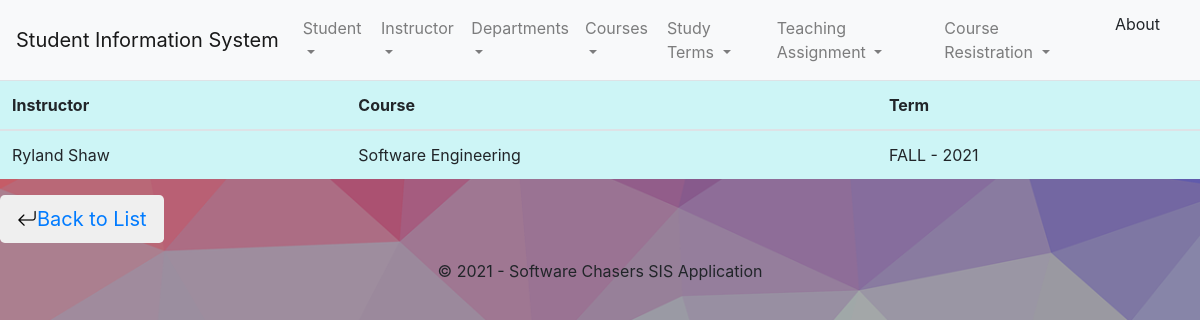
Screenshot of /teachingassignments/details/1 with the database file from the repository.
### sisapp/models.py (models this page shows, shortened)
class TeachingAssignments(models.Model):
    instructor_id = models.ForeignKey(Instructor, on_delete=models.CASCADE)
    course_id = models.ForeignKey(Course, on_delete=models.CASCADE)
    term_id = models.ForeignKey(StudyTerm, on_delete=models.CASCADE)

class Instructor(models.Model):
    instructor_first_name = models.CharField(max_length=32)
    instructor_last_name = models.CharField(max_length=32)
    instructor_email = models.EmailField()
    instructor_dept_id = models.ForeignKey(Department, on_delete=models.CASCADE)
    def __str__(self):
        return self.instructor_first_name + " " + self.instructor_last_name

class Course(models.Model):
    id = models.AutoField(primary_key=True)
    course_id = models.CharField(max_length=16)
    course_name = models.CharField(max_length=32)
    course_dept_id = models.ForeignKey(Department, on_delete=models.CASCADE)
    def __str__(self):
        return self.course_name

class StudyTerm(models.Model):
    seasons = (
        ('SPRING', 'Spring'),
        ('FALL', 'Fall'),
    )
    term_id = models.AutoField(primary_key=True)
    term_start_date = models.DateField()
    term_end_date = models.DateField()
    term_season = models.CharField(max_length=32, choices=seasons)
    term_year = models.CharField(max_length=8)
    def __str__(self):
        return "{} - {}".format(self.term_season, self.term_year)

### sisapp/Views/teachingAssignmentsViews.py (the view)
class TeachingAssignmentsDetailView(DetailView):
    model = TeachingAssignments

### templates/teachingAssignment/teachingAssignment_list_item.html (shortened to what this page needs)
{% extends 'base.html' %}
{% block body_block %}
<table class="table table-hover">
<thead>
<tr>
    <th scope="col">Instructor</th>
    <th scope="col">Course</th>
    <th scope="col">Term</th>
</tr>
</thead>
<tbody>
    <tr>
        <td>{{ object.instructor_id }}</td>
        <td>{{ object.course_id }}</td>
        <td>{{ object.term_id }}</td>
    </tr>
</tbody>
</table>
<button type="button" class="btn btn-default btn-lg">
  <span class="bi bi-arrow-return-left" aria-hidden="true"><a  href="{% url 'sisapp:teachingAssignments_list' %}" >Back to List</a></span>
</button>
{% endblock %}

### templates/base.html (style rules this page uses)
td,th { background: #CDF5F6; }
body { min-height: 80vh; height: auto !important; height: 100%; margin: 0 auto -60px; }

### rows the page displays
TeachingAssignments: instructor_id "Ryland Shaw", course_id "Software Engineering", term_id "FALL - 2021"
